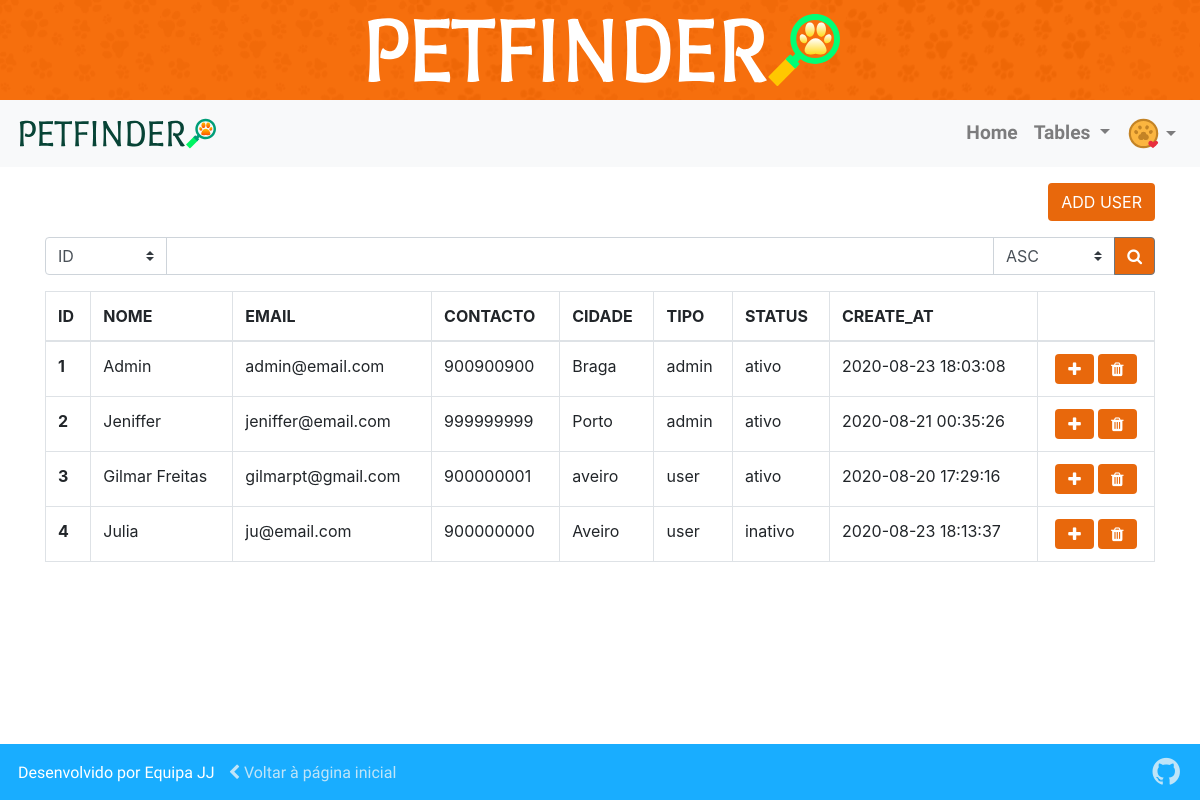
Screenshot of /index.php?pg=TableUser (signed in) with the database file from the repository.
### tables this page shows
CREATE TABLE `users` (
  `user_id` int(11) NOT NULL,
  `name` varchar(100) NOT NULL,
  `email` varchar(100) NOT NULL,
  `password` varchar(8) NOT NULL,
  `image` text NOT NULL DEFAULT 'n/a',
  `contact` varchar(12) NOT NULL,
  `adress` varchar(100) NOT NULL,
  `post_code` varchar(100) NOT NULL,
  `city` varchar(100) NOT NULL,
  `tipo` enum('0','1') NOT NULL DEFAULT '0',
  `status` set('ativo','inativo') NOT NULL DEFAULT 'ativo',
  `create_at` datetime NOT NULL DEFAULT current_timestamp(),
  `update_at` datetime DEFAULT NULL ON UPDATE current_timestamp()
);

### database/User.class.php (called while the page is built, shortened)
<?php
if (!file_exists('./bd.php')) {
  require_once('./database/bd.php');
} else if (file_exists('./bd.php')) {
  require_once('./bd.php');
}
class User extends Conn
{
  public function selectAllInFrontEnd()
  {
    try {
      $this->stmt = $this->conn->prepare("SELECT * FROM users");
      $this->stmt->execute();
    } catch (Exception $e) {
      echo "<script>alert('Erro ao listar!' ERRO - {$e->getMessage()});
      window.location.href = '../index.php';
      </script>";
    }
  }
}

### database/bd.php (called while the page is built, shortened)
<?php
class Conn
{
  public function connectInFrontEnd()
  {
    include('./environment/environment.php');
    $this->servername = "localhost";
    $this->username = $user_database;
    $this->password = $senha_database;
    try {
      $this->conn = new PDO("mysql:host=" . $this->servername . ";dbname=petfinder", $this->username, $this->password);
    } catch (PDOException $e) {
      echo " ERRO - {$e->getMessage()})";
      $this->conn = null;
      exit;
    }
  }
}

### environment/environment.php (called while the page is built, shortened)
<?php
$user_database = '';
$senha_database = '';

### contents/userstable.php (the view, shortened to what this page needs)
<div id="usertable" class="container pb-5">
  <div class="row">
    <div class="col-12">
      <div class="mt-3 text-right">
        <a href="./index.php?pg=Cadastro"><button class="btn btn-icon">ADD USER</button></a>
      </div>
      <form action="./index.php?pg=TableUser" method="post" class="mt-3">
        <div class="input-group">
          <select class="custom-select" id="inputGroupSelect04" style="flex:0.1;min-width:120px;" name="search">
            <option value="user_id" selected>ID</option>
          </select>
          <input type="text flex-grow-1" class="form-control flex-grow-1" name="searchText" id="searchText">
          <select class="custom-select" id="inputGroupSelect05" style="flex:0.1;min-width:120px;" name="order">
            <option value="ASC" selected>ASC</option>
          </select>
          <div class="input-group-append">
            <button class="btn btn-outline-secondary" type="submit"><i class="fa fa-search" aria-hidden="true"></i></button>
          </div>
        </div>
      </form>
      <table class="table table-bordered mt-3">
        <?php
        include('./database/User.class.php');
        $users = new User();
        $users->connectInFrontEnd();
        if (isset($_POST['search'], $_POST['searchText'], $_POST['order'])) {
          $users->filterUser($_POST['search'], $_POST['searchText'], $_POST['order']);
        } else {
          $users->selectAllInFrontEnd();
        }
        if ($users->stmt->rowCount()) : ?>
          <thead>
            <tr>
              <th scope="col">ID</th>
              <th scope="col">NOME</th>
              <th scope="col">EMAIL</th>
              <th scope="col">CONTACTO</th>
              <th scope="col">CIDADE</th>
              <th scope="col">TIPO</th>
              <th scope="col">STATUS</th>
              <th scope="col">CREATE_AT</th>
              <th scope="col"></th>
            </tr>
          </thead>
          <tbody>
            <?php
            $data = $users->stmt->fetchAll();
            foreach ($data as $row) : ?>
              <tr>
                <th scope="row"><?php echo $row['user_id'] ?></th>
                <td><?php echo $row['name'] ?></td>
                <td><?php echo $row['email'] ?></td>
                <td><?php echo $row['contact'] ?></td>
                <td><?php echo $row['city'] ?></td>
                <td><?php echo $row['tipo'] == 1 ? 'admin' : 'user' ?></td>
                <td><?php echo $row['status'] ?></td>
                <td><?php echo $row['create_at'] ?></td>
                <td>
                  <div class="d-flex justify-content-center">
                    <form action="index.php?pg=Detalhes" method="post" onsubmit="">
                      <button type="submit" class="btn d-flex" data-toggle="modal" data-target="#exampleModal"><i class="fa fa-plus" aria-hidden="true"></i></button>
                    </form>
                    <form action="./database/delete.php" method="post">
                      <?php if ($row['user_id'] == $_SESSION['petfinder-admin']['id']) {
                        echo '<button class="btn d-flex ml-1" type="submit" onClick="return confirm(\'Tem certeza que quer deletar a própria conta?\')"><i class="fa fa-trash" aria-hidden="true"></i></button>';
                      } else {
                        echo '<button class="btn d-flex ml-1" type="submit"><i class="fa fa-trash" aria-hidden="true"></i></button>';
                      } ?>
                    </form>
                  </div>
                </td>
              </tr>
            <?php
            endforeach;
          else :
            ?>
            <h3>Não foi encontrado nenhum resultado</h3>
          <?php endif ?>
          </tbody>
      </table>
    </div>
  </div>
</div>

### css/mystyle.css (style rules this page uses)
body { font-size: 16px; }
form button.btn, button.btn-icon { background-color: #E8680C; color: white; text-transform: uppercase; }

### rows the page displays
users: user_id "1", name "Admin", email "admin@email.com", contact "900900900", city "Braga", tipo "admin", status "ativo", create_at "2020-08-23 18:03:08"
users: user_id "2", name "Jeniffer", email "jeniffer@email.com", contact "999999999", city "Porto", tipo "admin", status "ativo", create_at "2020-08-21 00:35:26"
users: user_id "3", name "Gilmar Freitas", email "gilmarpt@gmail.com", contact "900000001", city "aveiro", tipo "user", status "ativo", create_at "2020-08-20 17:29:16"
users: user_id "4", name "Julia", email "ju@email.com", contact "900000000", city "Aveiro", tipo "user", status "inativo", create_at "2020-08-23 18:13:37"
